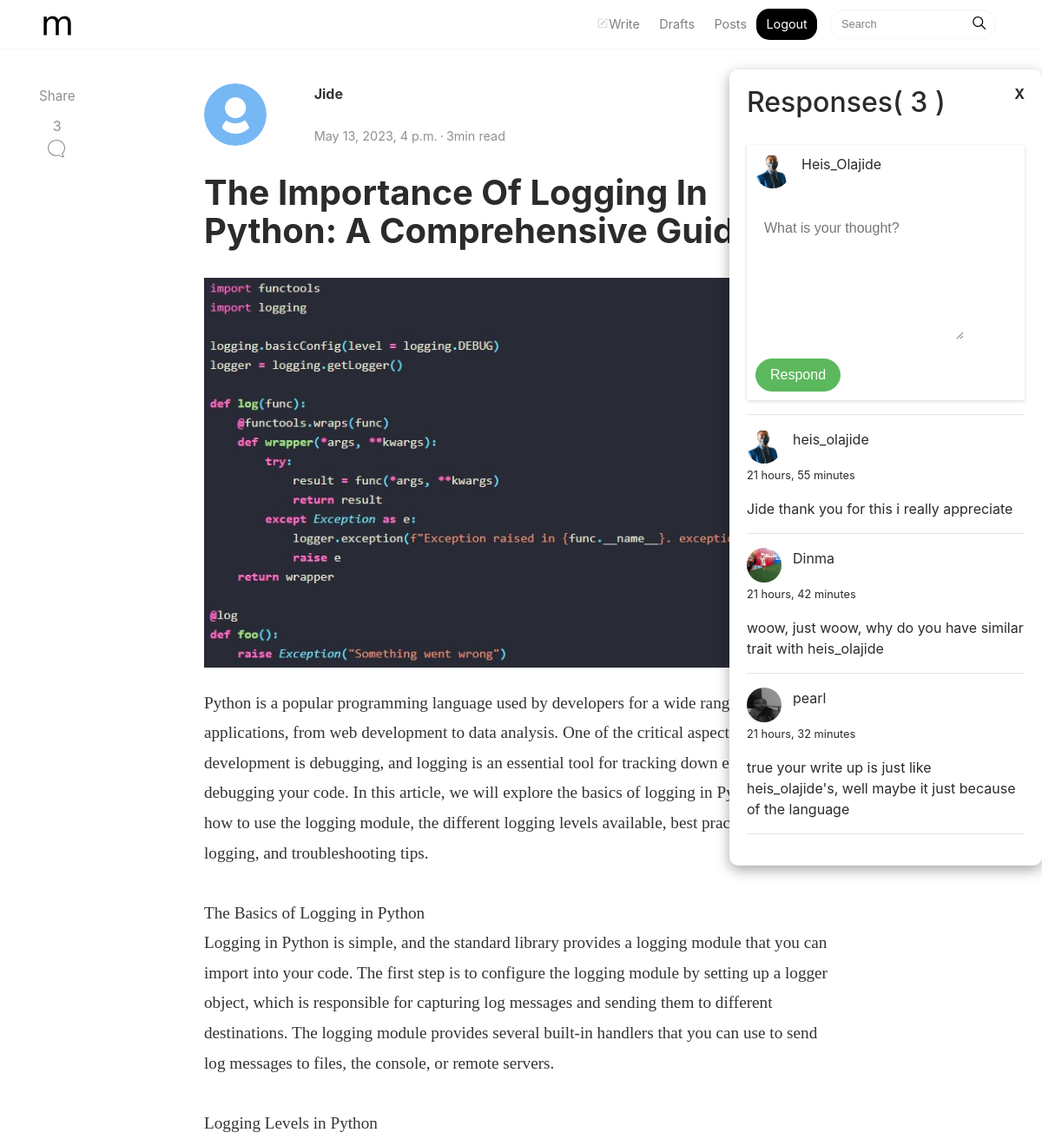
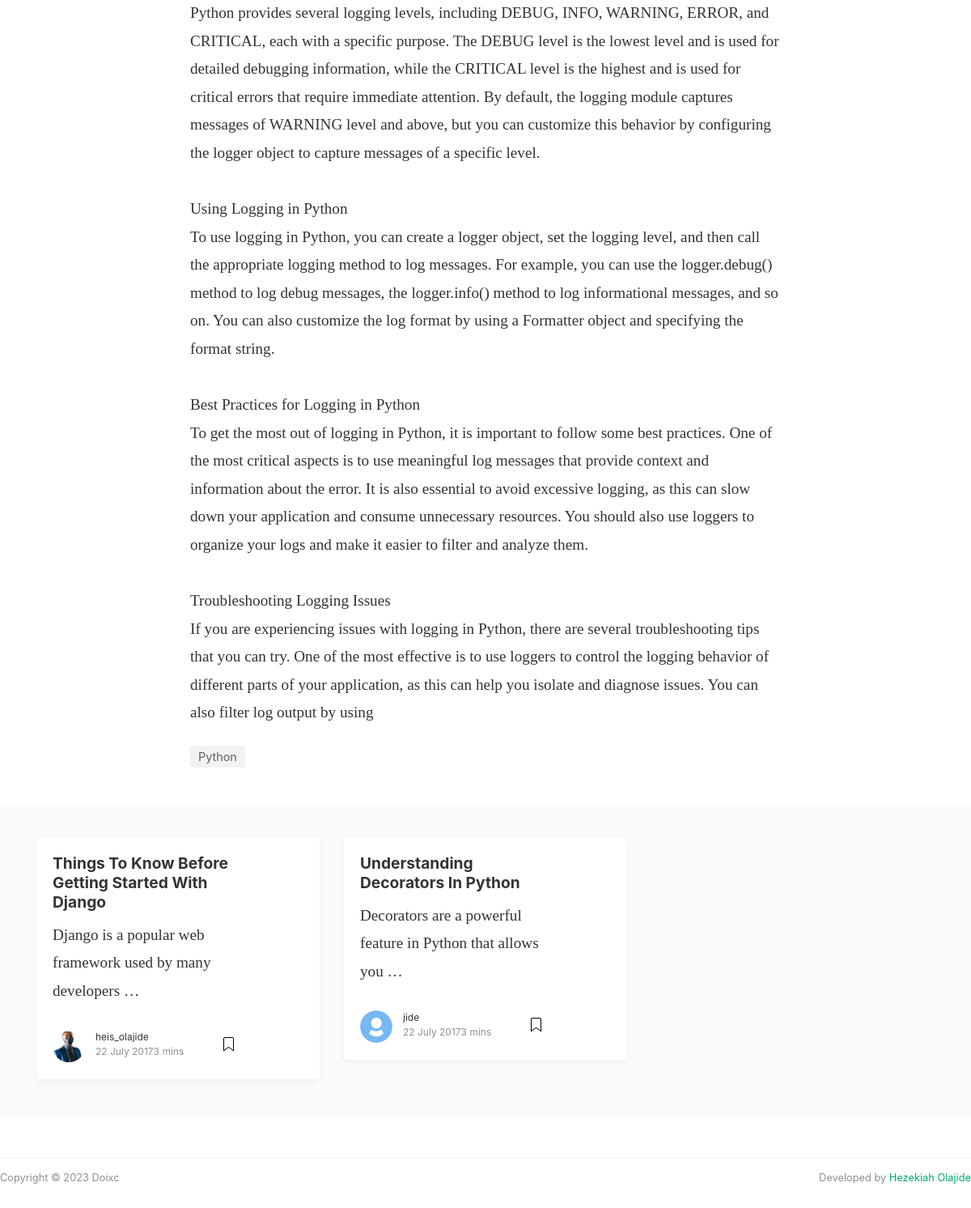
Screenshot of /2023/5/13/the-importance-of-logging-in-python-a-comprehensive-guide/ (signed in) with the database file from the repository (2 pictures, top to bottom).
### blog/models.py (models this page shows, shortened)
class Post(models.Model):
    STATUS_CHOICES = (
        ('draft', 'Draft',),
        ('published', 'Published',),
    )
    title = models.CharField(max_length=250)
    slug = models.SlugField(unique_for_date='publish')
    author = models.ForeignKey(CustomUser, on_delete=models.CASCADE, related_name='blog_posts', null=True)
    body = models.TextField()
    image = models.ImageField(upload_to='media', null=True, blank=True)
    publish = models.DateTimeField(default=timezone.now)
    created = models.DateTimeField(auto_now_add=True)
    updated = models.DateTimeField(auto_now=True)
    status = models.CharField(max_length=10, choices = STATUS_CHOICES, default= 'draft')
    tags = models.ManyToManyField(Tag)
    @property
    def image_url(self):
        try:
            url = self.image.url
        except:
            url = ''
        return url
    class Meta:
        ordering = ('-publish',)
    def get_absolute_url(self):
        return reverse('blog:post_detail', args=[self.publish.year,
                                                 self.publish.month,
                                                 self.publish.day,
                                                 self.slug])
    @property
    def author_image(self):
        try:
            url = self.author.avatar.url
        except:
            url = ''
        return url

class CustomUser(AbstractUser):
    bio = models.TextField(null=True, blank=True)
    avatar = models.ImageField(upload_to='media', null=True)
    def get_absolute_url(self):
        return reverse("blog:author_profile", kwargs={"pk": self.pk})
    @property
    def user_bio(self):
        if self.bio:
            return self.bio
        else:
            return ''
    @property
    def avatarUrl(self):
        try:
            url = self.avatar.url
        except:
            url =''
        return url

class Tag(models.Model):
    name = models.CharField(max_length=70)
    slug = models.SlugField(max_length=70, unique=True)

class Comment(models.Model):
    post = models.ForeignKey(Post, on_delete=models.CASCADE, related_name='comment')
    commenter_name = models.ForeignKey(settings.AUTH_USER_MODEL, on_delete=models.CASCADE, null=True)
    body = models.TextField()
    active = models.BooleanField(default=True)
    created = models.DateTimeField(auto_now_add=True)
    updated = models.DateTimeField(auto_now=True)
    class Meta:
        ordering = ('created',)
    @property
    def commenter_image(self):
        try:
            url = self.commenter_name.avatar.url
        except:
            url = ''
        return url

### blog/views.py (the view)
# urls.py: path('<int:year>/<int:month>/<int:day>/<slug:slug>/', views.post_details, name='post_detail'),
@login_required
def post_details(request, year, month, day, slug ):
    post = get_object_or_404(Post, slug=slug, publish__year=year,
                             publish__month=month,
                             publish__day=day)
    post_tags_ids = post.tags.values_list('id', flat=True)
    similar_posts = Post.objects.filter(tags__in=post_tags_ids,  status='published').exclude(id=post.id)
    similar_posts = similar_posts.annotate(same_tags=Count('tags')).order_by('-same_tags', '-publish')[:4]
    read_time_minutes = calculate_reading_time(post.body)
    comments = post.comment.filter(active=True)
    new_comment = None
    if request.method == 'POST':
        comment_form = CommentForm(data=request.POST)
        if comment_form.is_valid():
            new_comment = comment_form.save(commit=False)
            new_comment.commenter_name = request.user
            new_comment.post = post
            new_comment.save()
            return redirect('blog:post_detail', year=post.publish.year, month=post.publish.month, day=post.publish.day, slug=post.slug)
    else:
        comment_form = CommentForm()
    context = {
            'post':post,
            'comment_form': comment_form,
            'comments':comments,
            'new_comment': new_comment,
            'similar_posts': similar_posts,
            'read_min': read_time_minutes
        }
    return render(request, 'post/details.html', context)

### blog/forms.py
class CommentForm(forms.ModelForm):
    class Meta:
        model = Comment
        fields = ('body',)
        widgets = {
            'body': forms.Textarea(attrs={'placeholder': 'What is your thought?'})
        }

### blog/views.py (called while the page is built)
def calculate_reading_time(content):
    words = strip_tags(content).split()
    word_count = len(words)
    avg_reading_speed = 200
    read_time_minutes = math.ceil(word_count / avg_reading_speed)
    return read_time_minutes

### templates/post/details.html (shortened to what this page needs)
{% extends "blog/base.html" %}
{% load static %}
{% block content %}
<div class="container">
	<div class="row">
		<div class="col-md-2 col-xs-12">
			<div class="share">
				<p>
					<a href="{% url 'blog:post-share' post.id %}">Share</a>
				</p>
				<ul>
					<li>
					<a onclick="toggleElement('comment-section')">
				{% with comments.count as total_comments %}
					{{total_comments}}
				{% endwith %}
					<br/>
					</a>
					</li>
				</ul>
			</div>
		</div>
		<div class="col-md-8 col-md-offset-2 col-xs-12">
			<div class="mainheading">
				<div class="row post-top-meta">
					<div class="col-md-2">
						{% if post.author_image %}
						<a href="{{post.author.get_absolute_url}}"><img class="author-thumb" src="{{post.author_image}}"></a>
							{% else %}
									<a href="{{post.author.get_absolute_url}}"><img class="author-thumb" src="{% static 'img/avatar.png' %}"></a>
						{% endif %}
					</div>
					<div class="col-md-10">
						<a class="link-dark" href="{{post.author.get_absolute_url}}"><strong>{{post.author|title}}</strong></a><br>
						<br>
						<span class="post-date">{{post.created}}</span><span class="dot"></span><span class="post-read">{{read_min}}min read</span>
					</div>
				</div>
				<h1 class="posttitle">{{post.title|title}}</h1>
			</div>
			<img class="featured-image img-fluid" src="{{post.image_url}}" alt="">
			<div class="article-post">
				<p>{{post.body|linebreaksbr}}</p>
			</div>
			<div class="after-post-tags">
				<ul class="tags">
					{% for tag in post.tags.all %}
					<li><a href="{% url 'blog:post_list_by_tag' tag.slug %}">{{ tag.name }}</a></li>
					{% endfor %}
				</ul>
			</div>
	</div>
		</div>
	<div id="comment-section">
	<h2> Responses({% with comments.count as total_comments %}
	{{total_comments}}
	{% endwith %}) <a id="close-comment-section" onclick="hideCommentSection()">X</a> </h2>
	<br>
	<div class="add-comment">
		{% if request.user.avatarUrl %}
		<a href="{{request.user.get_absolute_url}}">
			<img class="author-thumb"src="{{request.user.avatarUrl}}"></a>
			{% else %}
			<a href="{{request.user.get_absolute_url}}"><img class="author-thumb" src="{% static 'img/avatar.png' %}"></a>
			{% endif %}
				<p>{{request.user|title}} </p>
		<br>
	<form method='post'>
		{{comment_form.as_p}}
		<input class="btn btn-success" type='submit' value='Respond'>
	</form>
	</div>
<hr>
			{% for comment in comments %}
		<div class="comment">
			<p class='info'>
				{% if comment.commenter_image %}
				<a href="{{comment.commenter_name.get_absolute_url}}"><img class="author-thumb"
						src="{{comment.commenter_image}}"></a>
			{% else %}
					<a href="{{comment.commenter_name.get_absolute_url}}}"><img class="author-thumb" src="{% static 'img/avatar.png' %}"></a>
					{% endif %}
				<p>{{comment.commenter_name}}</p>
				<small>{{comment.name}} {{comment.created|timesince}}</small>
			</p>
			{{comment.body|linebreaks}}
		</div>
		<hr>
		{% empty %}
		<p>There are no comment yet. </p>
		{% endfor %}
	</div>
</div>
<div class="graybg">
	<div class="container">
		<div class="row listrecent listrelated">
			{% for post in similar_posts %}
			<div class="col-md-4">
				<div class="card">
					<div class="card-block">
						<h2 class="card-title"><a href="{{post.get_absolute_url}}">{{post.title|title}}</a></h2>
							<div class="article-post">
								<p>{{post.body|truncatewords:10|linebreaksbr}}</p>
					</div>
						<div class="metafooter">
							<div class="wrapfooter">
								<span class="meta-footer-thumb">
									{% if post.author_image %}
								<a href="{{post.author.get_absolute_url}}"><img class="author-thumb" src="{{post.author_image}}"></a>
									{% else %}
									<a href="{{post.author.get_absolute_url}}"><img class="author-thumb" src="{% static 'img/avatar.png' %}"></a>
									{% endif %}
								</span>
								<span class="author-meta">
								<span class="post-name"><a href="{{post.author.get_absolute_url}}">{{post.author}}</a></span><br/>
								<span class="post-date">22 July 2017</span><span class="post-read">{{read_min}} mins</span>
								</span>
								<span class="post-read-more"><a href="" title="Read Story"></a></span>
							</div>
						</div>
					</div>
				</div>
			</div>
			{% endfor %}
		</div>
	</div>
</div>
{% endblock content %}

### blog/doixc.css (style rules this page uses)
body { padding-top:5rem; }
.mainheading { padding:1rem 0rem; }
a { color:#00ab6b; }
a,a:hover { transition:all 0.2s; }
.listfeaturedtag h2.card-title,.listrecent h2.card-title { font-size:1.2rem; font-weight:700; line-height: 1.25; }
.listfeaturedtag h2.card-title a,.listrecent h2.card-title a { color:rgba(0,0,0,.8); }
.listrecent .wrapfooter { font-size:12px; margin-top:30px; }
.author-thumb { width:40px; height:40px; float:left; margin-right:13px; border-radius:100%; }
.post-top-meta { margin-bottom:2rem; }
.post-top-meta .author-thumb { width:72px; height:72px; }
.post-top-meta span { font-size:0.9rem; color:rgba(0,0,0,.44); display:inline-block; }
.author-meta { flex:1 1 auto; white-space:nowrap!important; text-overflow:ellipsis!important; overflow:hidden!important; }
span.post-name,span.post-date,span.author-meta { display:inline-block; }
span.post-date,span.post-read { color:rgba(0,0,0,.44); }
span.post-read-more { align-items:center; display:inline-block; float: right; margin-top:5px; }
span.post-read-more a { color:rgba(0,0,0,.44); }
span.post-name a,span.post-read-more a:hover { color:rgba(0,0,0,.8); }
.dot:after { content:"·"; margin-left:3px; margin-right:3px; }
.mainheading h1.posttitle { font-weight:700; margin-bottom:1rem; }
.link-dark { color:rgba(0,0,0,.8); }
.article-post { font-family:Merriweather; font-size:1.2rem; line-height:1.8; color:rgba(0,0,0,.8); }
.article-post p,.article-post blockquote { margin:0 0 1.5rem 0; }
.featured-image { display:block; margin:0px auto; margin-bottom:1.5rem; }
.share { text-align:center; margin-top:20px; }
.share p { margin-bottom:10px; font-size:0.95rem; }
.share { display:none; }
.share ul li { display:inline-block; margin-bottom:5px; }
.share ul { padding-left:0; margin-left:0; }
@media (min-width:1024px) { .share { position:fixed; display:block; } }
@media (min-width:1024px) { .share ul li { display:block; } }
.share,.share a { color:rgba(0,0,0,.44); fill:rgba(0,0,0,.44); }
.graybg { background-color:#fafafa; padding:40px 0 46px; position:relative; }
.listrelated .card { box-shadow:0 1px 7px rgba(0,0,0,.05); border:0; }
.card { border-radius:4px; padding-right: 5rem; }
ul.tags { list-style:none; padding-left:0; margin:0 0 3rem 0; }
ul.tags li { display:inline-block; font-size:0.9rem; }
ul.tags li a { background:rgba(0,0,0,.05); color:rgba(0,0,0,.6); border-radius:3px; padding:5px 10px; }

### templates/post/details.html (style rules this page uses)
#close-comment-section { font-weight: 700; float: right; font-size: 16px; cursor: pointer; }
#comment-section { width:30%; max-height: 80%; overflow-x: auto; background-color: #fff; box-shadow: rgba(0, 0, 0, 0.35) 0px 5px 15px; position: fixed; top:5em; right: 0; border-radius: 10px; padding: 20px; z-index: 1; cursor: pointer; }
.svgIcon-use { cursor: pointer; }
.btn { border-radius: 20px; }
.add-comment { box-shadow: rgba(0, 0, 0, 0.16) 0px 1px 4px; padding: 10px; }
textarea { outline: none; border: none; padding: 10px; font-size: 16px; line-height: 1.5; width: 80%; height: 150px; resize: vertical; }

### rows the page displays
Post: author "Jide", created "May 13, 2023, 4 p.m.", title "The Importance Of Logging In Python: A Comprehensive Guide", image_url (picture), body "Python is a popular programming language used by developers for a wide range of applications, from web development to data analysis. One of the critical aspects of software development is debugging, and logging is an essential tool for tracking down errors and debugging your code. In this article, we will explore the basics of logging in Python, including how to use the logging module, the different logging levels available, best practices for logging, and troubleshooting tips. The Basics of Logging in Python Logging in Python is simple, and the standard library provides a logging module that you can import into your code. The first step is to configure the logging module by setting up a…"
Tag: name "Python"
CustomUser: user.avatarUrl (picture), user "Heis_Olajide"
Comment: commenter_image (picture), commenter_name "heis_olajide", created "21 hours, 55 minutes", body "Jide thank you for this i really appreciate"
Comment: commenter_image (picture), commenter_name "Dinma", created "21 hours, 42 minutes", body "woow, just woow, why do you have similar trait with heis_olajide"
Comment: commenter_image (picture), commenter_name "pearl", created "21 hours, 32 minutes", body "true your write up is just like heis_olajide's, well maybe it just because of the language"
Post: title "Things To Know Before Getting Started With Django", body "Django is a popular web framework used by many developers …", author_image (picture), author "heis_olajide", read_min "3"
Post: title "Understanding Decorators In Python", body "Decorators are a powerful feature in Python that allows you …", author "jide", read_min "3"

### other values shown
{{ total_comments }} "3"
{{ read_min }} "3"
